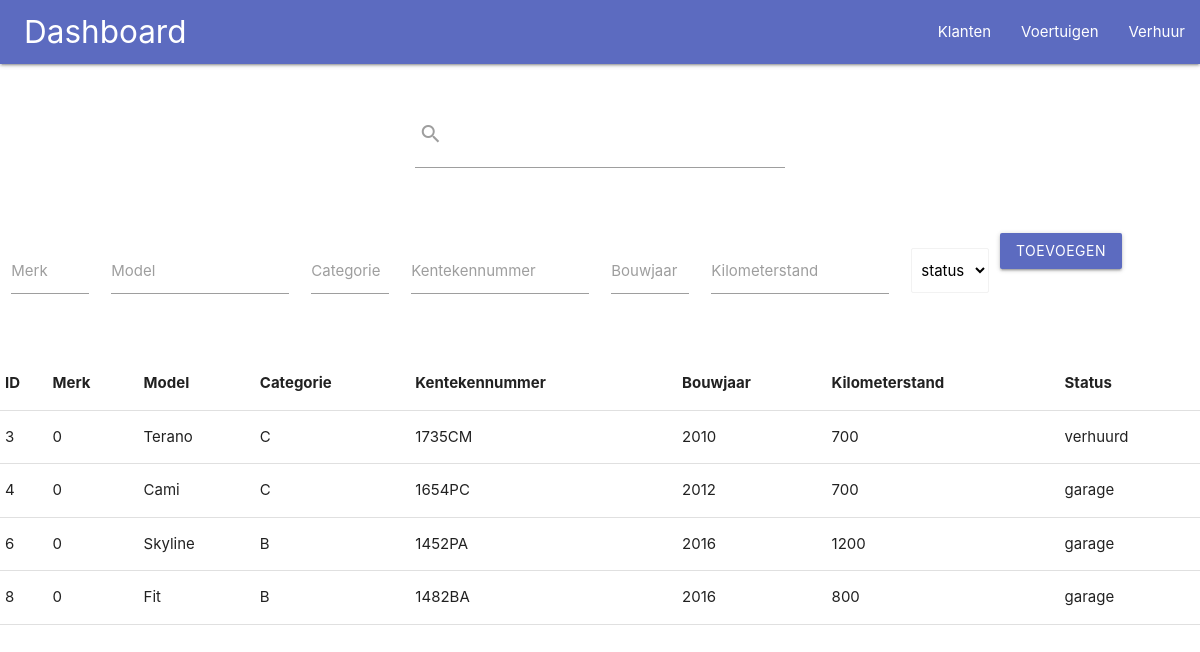
Page /voertuigenregistratie.php on the committed database.
### tables this page shows
CREATE TABLE `tbl_voertuig` (
  `voertuigid` int(255) NOT NULL,
  `merk` varchar(50) NOT NULL,
  `model` varchar(50) NOT NULL,
  `categorie` varchar(50) NOT NULL,
  `kentekennummer` varchar(50) NOT NULL,
  `bouwjaar` int(50) NOT NULL,
  `kilometerstand` int(255) NOT NULL,
  `status` varchar(50) NOT NULL
);

### voertuigenregistratie.php (the view, shortened to what this page needs)
<?php
require_once "config.php";
 ?>
<!DOCTYPE html>
<html lang="en">
<head>
    <link rel="stylesheet" href="materialize/css/materialize.min.css">
    <link rel="stylesheet" href="style.css">
</head>
<body>
    <div class="row">
        <div class="navbar-fixed">
            <nav>
                <div class="nav-wrapper indigo lighten-1 custom-nav">
                    <a href="./" class="brand-logo custom-logo">Dashboard</a>
                    <ul class="right hide-on-med-and-down">
                        <li><a href="klantenregistratie.php">Klanten</a></li>
                        <li><a href="voertuigenregistratie.php">Voertuigen</a></li>
                        <li><a href="verhuur.php">Verhuur</a></li>
                    </ul>
                </div>
            </nav>
        </div>
    </div>
    <br>
    <div class="row">
        <form class="col s12" method="GET" action="search/resultsvoertuig.php">
            <div class="input-field center-align col s4 offset-s4">
                <input id="search" name="search_voertuig" type="search" required>
                <label class="label-icon" for="search"><i class="material-icons">search</i></label>
                <i class="material-icons">close</i>
            </div>
        </form>
    </div>
    <br>
    <div class="row">
        <form class="col s12" id="voertuigenregistratieform" method="POST" action="addregistratie/addvoertuig.php">
            <div class="row">
                <div class="input-field col s1">
                    <input id="merk" name="merk" type="text" class="validate">
                    <label for="merk">Merk</label>
                </div>
                <div class="input-field col s2">
                    <input id="Model" name="model" type="text" class="validate">
                    <label for="model">Model</label>
                </div>
                <div class="input-field col s1">
                    <input id="categorie" name="categorie" type="text" class="validate">
                    <label for="categorie">Categorie</label>
                </div>
                <div class="input-field col s2">
                    <input id="kentekennummer" name="kentekennummer" type="text" class="validate">
                    <label for="kentekennummer">Kentekennummer</label>
                </div>
                <div class="input-field col s1">
                    <input id="bouwjaar" name="bouwjaar" type="text" class="validate">
                    <label for="bouwjaar">Bouwjaar</label>
                </div>
                <div class="input-field col s2">
                    <input id="kilometerstand" name="kilometerstand" type="number" class="validate">
                    <label for="kilometerstand">Kilometerstand</label>
                </div>
                <div class="input-field col s1">
                    <select class="browser-default" id="status" name="status">
                        <option value="" disabled selected>status</option>
                    </select>
                </div>
                <button class="btn waves-effect waves-light indigo lighten-1" type="submit" name="action">Toevoegen
                </button>
            </div>
        </form>
        <br>
    </div>
    <div class="row">
        <table class="responsive-table" id="voertuigentabel">
            <th>ID</th>
            <th>Merk</th>
            <th>Model</th>
            <th>Categorie</th>
            <th>Kentekennummer</th>
            <th>Bouwjaar</th>
            <th>Kilometerstand</th>
            <th>Status</th>
            <?php
            $results = mysqli_query($link,"SELECT * FROM tbl_voertuig");
                    while($row = mysqli_fetch_array($results)) {
                    ?>
            <tr>
                <td><?php echo $row['voertuigid']?></td>
                <td><?php echo $row['merk']?></td>
                <td><?php echo $row['model']?></td>
                <td><?php echo $row['categorie']?></td>
                <td><?php echo $row['kentekennummer']?></td>
                <td><?php echo $row['bouwjaar']?></td>
                <td><?php echo $row['kilometerstand']?></td>
                <td><?php echo $row['status']?></td>
            </tr>
            <?php
                    }
                    ?>
        </table>
    </div>
    <br>
</body>
</html>

### style.css (style rules this page uses)
.custom-logo { margin-left: 2%; }

### rows in the picture
tbl_voertuig: voertuigid "3", merk "0", model "Terano", categorie "C", kentekennummer "1735CM", bouwjaar "2010", kilometerstand "700", status "verhuurd"
tbl_voertuig: voertuigid "4", merk "0", model "Cami", categorie "C", kentekennummer "1654PC", bouwjaar "2012", kilometerstand "700", status "garage"
tbl_voertuig: voertuigid "6", merk "0", model "Skyline", categorie "B", kentekennummer "1452PA", bouwjaar "2016", kilometerstand "1200", status "garage"
tbl_voertuig: voertuigid "8", merk "0", model "Fit", categorie "B", kentekennummer "1482BA", bouwjaar "2016", kilometerstand "800", status "garage"
